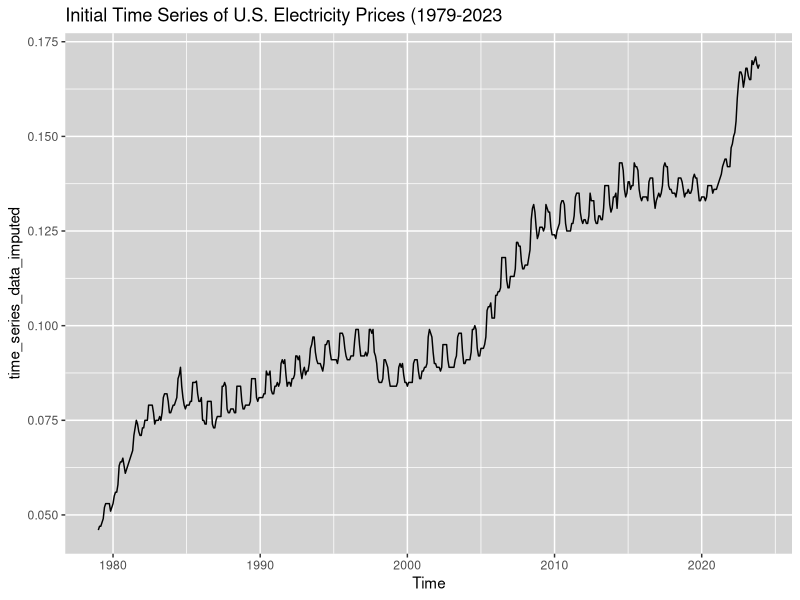

Reproduce this figure in R. (Note: this script raises an error after producing the figure.)
# Import modules
library(ggplot2) # plotting
library(tidyr) # data cleaning/prep (pivot_longer())
library(dplyr) # data manipluation (mutate())
library(zoo) # data manipulation (as.yearmon())
library(mice) # missing data imputation
library(forecast) # missing data imputation (na.interp())

# Read File in from the working directory
setwd("C:/Users/dougr/Data_Science_Projects/R/SolarPanelCostAnalysis")
us_pwr_df <- read.csv("Price_KWH_US_cities.csv")
summary(us_pwr_df)

################################################################################
#### 1. Visual analysis of avg U.S. city electricity monthly prices 1979-2023
# - impute missing values
# - time series ggplots
################################################################################

us_pwr_df_long_a <- pivot_longer(us_pwr_df, cols = -Year, names_to = "Month", values_to = "Price")
summary(us_pwr_df_long_a)

us_pwr_df_long <- us_pwr_df_long_a

# Assuming us_pwr_df_long is available, replace it with your actual data frame
us_pwr_df_long$Month <- factor(us_pwr_df_long$Month, levels = month.abb)

# Convert the 'Year' column to a Date format
us_pwr_df_long$Year <- as.Date(us_pwr_df_long$Year, format="%Y")
us_pwr_df_long$Year <- as.Date(paste(us_pwr_df_long$Year, "-01-01", sep = ""), format = "%Y-%m-%d")
summary(us_pwr_df_long)

# Create a time series object
time_series_data <- ts(us_pwr_df_long[, -c(1, 2)], start = c(1979, 1), end = c(2023, 12), frequency = 12)
summary(time_series_data)

# Perform imputation if needed (e.g., using na.interp)
time_series_data_imputed <- na.interp(time_series_data)
summary(time_series_data_imputed)

# Check the structure of the imputed time series data
str(time_series_data_imputed)

# Plot the time series data for visual analysis
autoplot(time_series_data_imputed) +
  ggtitle('Initial Time Series of U.S. Electricity Prices (1979-2023') +
  theme(panel.background = element_rect(fill = "lightgray"))

# Convert the time series to a data frame for plotting
plot_data <- data.frame(
  date = as.Date(time(time_series_data_imputed)),
  value = as.vector(time_series_data_imputed),
  month = factor(month.abb[cycle(time_series_data_imputed)], levels = month.abb)
)
summary(plot_data)

table(is.na(plot_data$month))

# Calculate the average price for each month
avg_prices <- aggregate(value ~ month, data = plot_data, FUN = mean)

# Identify the months with max and min average prices
max_month <- avg_prices$month[which.max(avg_prices$value)]
min_month <- avg_prices$month[which.min(avg_prices$value)]

# Create a new variable for color based on conditions
plot_data$color <- case_when(
  plot_data$month == max_month ~ "red",
  plot_data$month == min_month ~ "blue",
  TRUE ~ "gray"
)

################################################################################
#### 2. Compare the lowest avg month and highest avg month
# - time series ggplot of price different
################################################################################

# Create a multi-colored line plot with legend

breaks.vec <- seq(floor_date(min(plot_data$date), unit = "5 years"), max(ceiling_date(plot_data$date, unit = "5 years")), by = "5 years")

ggplot(plot_data, aes(x = date, y = value, color = color)) +
  geom_line(size = 0.703) +
  scale_x_date(limits = as.Date(c('1975-01-01','2025-01-01')),
               breaks = breaks.vec,
               date_labels = '%Y') +
  scale_color_manual(values = c("darkblue", "darkgray", "darkred"), 
                     labels = c(paste('min avg month: ', as.character(min_month)),
                                "Other Months",
                                paste('max avg month: ', as.character(max_month)))) +
  scale_linetype_manual(values = rep("solid", length(unique(plot_data$month))),
                        labels = levels(plot_data$month)) +
  labs(title = "Average Monthly Electricity Prices (1979-2023)",
       x = "Year",
       y = "Average Price (KWH)",
       color = 'Color Legend') +
  theme(panel.background = element_rect(fill = "lightgray"))





################################################################################
#### 3. Visual analysis of U.S. annual GDP, inflation, population 1979-2023
# - impute missing values
# - time series ggplot(s)
# - analysis of whether national electric price trends trail, match, or exceed 
#   national economic growth indicators
################################################################################


















################################################################################
#### 4. Visual timeline analysis of major U.S. energy initiatives
# - line or bar ggplot of number of activities over 1979-2023 (if able)
################################################################################


























################################################################################
#### 5. Compare Virginia electricity prices and economic factors to national 
####    statistics (of common-recorded years)
# - impute Virginia economic growth indicators
# - time series ggplot(s)
# - analysis of whether Virginia electric price trends trail, match, or exceed 
#   Virginia economic growth indicators
# - review analysis with time of Virginia's major energy initiatives
################################################################################



























################################################################################
#### 6. Forecast next 10, 20, 30, 40, 50 years based on monthly and annual 
####    seasonality and adjusted of periodicity of U.S. energy initiative events.
################################################################################